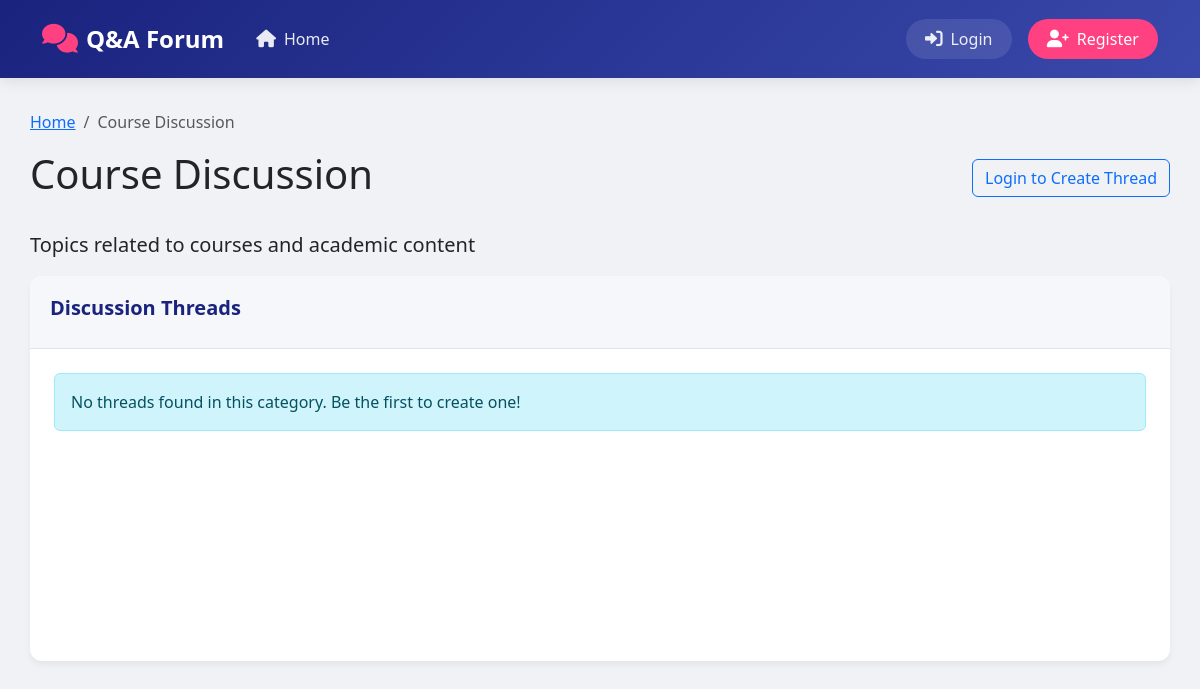
/category.php?id=1, run on the app's committed database.
### tables this page shows
CREATE TABLE IF NOT EXISTS categories (
    category_id INT AUTO_INCREMENT PRIMARY KEY,
    name VARCHAR(100) NOT NULL,
    description TEXT,
    created_at TIMESTAMP DEFAULT CURRENT_TIMESTAMP
);

### includes/functions.php (called while the page is built, shortened)
<?php
function isLoggedIn() {
    return false;
}
function escapeOutput($text) {
    return htmlspecialchars($text, ENT_QUOTES, 'UTF-8');
}
?>

### category.php (the view, shortened to what this page needs)
<?php
include "includes/header.php";
$category_id = $_GET["id"];
$sql = "SELECT * FROM categories WHERE category_id = ?";
if ($stmt = mysqli_prepare($conn, $sql)) {
    mysqli_stmt_bind_param($stmt, "i", $category_id);
    if (mysqli_stmt_execute($stmt)) {
        $result = mysqli_stmt_get_result($stmt);
        if (mysqli_num_rows($result) == 1) {
            $category = mysqli_fetch_assoc($result);
        } else {
            header("location: index.php");
            exit;
        }
    } else {
        echo "Oops! Something went wrong. Please try again later.";
    }
}
?>
<div class="row">
    <div class="col-md-12">
        <nav aria-label="breadcrumb">
            <ol class="breadcrumb">
                <li class="breadcrumb-item"><a href="index.php">Home</a></li>
                <li class="breadcrumb-item active"><?php echo escapeOutput($category['name']); ?></li>
            </ol>
        </nav>
        <div class="d-flex justify-content-between align-items-center mb-4">
            <h1><?php echo escapeOutput($category['name']); ?></h1>
            <?php if (isLoggedIn()): ?>
                <a href="create_thread.php?category_id=<?php echo $category_id; ?>" class="btn btn-success">Create New Thread</a>
            <?php else: ?>
                <a href="login.php" class="btn btn-outline-primary">Login to Create Thread</a>
            <?php endif; ?>
        </div>
        <p class="lead"><?php echo escapeOutput($category['description']); ?></p>
        <div class="card mb-4">
            <div class="card-header">
                <h2 class="card-title h5">Discussion Threads</h2>
            </div>
            <div class="card-body">
                <?php
                $sql = "SELECT t.*, u.username, COUNT(r.reply_id) as reply_count
                       FROM threads t
                       JOIN users u ON t.user_id = u.user_id
                       LEFT JOIN replies r ON t.thread_id = r.thread_id
                       WHERE t.category_id = ?
                       GROUP BY t.thread_id
                       ORDER BY t.created_at DESC";
                if ($stmt = mysqli_prepare($conn, $sql)) {
                    mysqli_stmt_bind_param($stmt, "i", $category_id);
                    if (mysqli_stmt_execute($stmt)) {
                        $result = mysqli_stmt_get_result($stmt);
                        if (mysqli_num_rows($result) > 0) {
                            echo '<div class="list-group">';
                            while ($row = mysqli_fetch_assoc($result)) {
                                echo '<a href="thread.php?id=' . $row['thread_id'] . '" class="list-group-item list-group-item-action thread-item" style="padding:10px">';
                                echo '<div class="d-flex w-100 justify-content-between">';
                                echo '<h5 class="mb-1">' . escapeOutput($row['subject']) . '</h5>';
                                echo '<small>' . formatDate($row['created_at']) . '</small>';
                                echo '</div>';
                                echo '<p class="mb-1">' . mb_substr(escapeOutput($row['content']), 0, 150) . (strlen($row['content']) > 150 ? '...' : '') . '</p>';
                                echo '<div class="thread-meta">';
                                echo '<small>By: ' . escapeOutput($row['username']) . ' | Replies: ' . $row['reply_count'] . '</small>';
                                echo '</div>';
                                echo '</a>';
                            }
                            echo '</div>';
                        } else {
                            echo '<div class="alert alert-info">No threads found in this category. Be the first to create one!</div>';
                        }
                    } else {
                        echo "Oops! Something went wrong. Please try again later.";
                    }
                }
                ?>
            </div>
        </div>
    </div>
</div>
<?php
include "includes/footer.php";
?>

### css/style.css (style rules this page uses)
body { background-color: #f0f2f5; font-family: 'Segoe UI', Tahoma, Geneva, Verdana, sans-serif; }
.card { margin-bottom: 20px; box-shadow: 0 4px 6px rgba(0, 0, 0, 0.05); border: none; border-radius: 12px; transition: transform 0.3s ease, box-shadow 0.3s ease; height: 100%; }
.card-header { background: linear-gradient(135deg, #1a237e, #3949ab); color: white; border-bottom: none; border-radius: 12px 12px 0 0 !important; padding: 1.25rem; }
.card-body { padding: 1.5rem; }
.card-header, .thread-card .card-header, .reply-card .card-header { background: #f5f7fa; color: #1a237e; border-radius: 12px 12px 0 0 !important; font-weight: 600; border-bottom: 1px solid #e0e3ea; }
.card-title, .thread-card .card-title, .reply-card .card-title { color: #1a237e; font-weight: 600; margin-bottom: 0.5rem; }

### data on the page
categories: name "Course Discussion", description "Topics related to courses and academic content"
